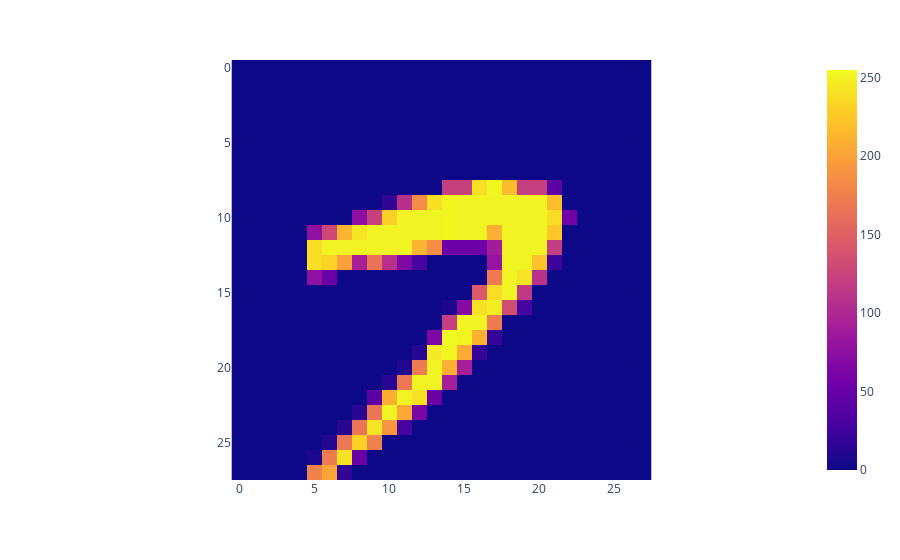

The code cell stored with this chart in its notebook:
### Markdown cell above
#### **Data science is applying scientific thinking to problems which require use of large amounts of data.**
The following steps form the basis of most data science projects, leaving out other "soft" skills like determining the correct problem, stakeholder engagement/communication, integrating the model(s) into the organisation / putting the model(s) into production.

### 1. Data Exploration. Look at your data.
Understand what trends, relationships, issues, etc. there may be within your dataset.

### Code cell
# View the images
px.imshow(train_dataset[91][0])
# px.imshow(train_dataset[100][0])

### Figure 1 — Plotly figure (JSON) as saved in the notebook; plotly's stock layout.template omitted (floating-point values rounded to 4 significant figures; data arrays with more than 128 entries replaced by an {"elided": "..."} marker saying what was removed)
{"data": [{"coloraxis": "coloraxis", "hovertemplate": "x: %{x}<br>y: %{y}<br>color: %{z}<extra></extra>", "name": "0", "type": "heatmap", "xaxis": "x", "yaxis": "y", "z": {"elided": "28x28 int values"}}], "layout": {"coloraxis": {"colorscale": [[0, "#0d0887"], [0.1111, "#46039f"], [0.2222, "#7201a8"], [0.3333, "#9c179e"], [0.4444, "#bd3786"], [0.5556, "#d8576b"], [0.6667, "#ed7953"], [0.7778, "#fb9f3a"], [0.8889, "#fdca26"], [1, "#f0f921"]]}, "margin": {"t": 60}, "xaxis": {"anchor": "y", "constrain": "domain", "domain": [0, 1], "scaleanchor": "y"}, "yaxis": {"anchor": "x", "autorange": "reversed", "constrain": "domain", "domain": [0, 1]}}}
